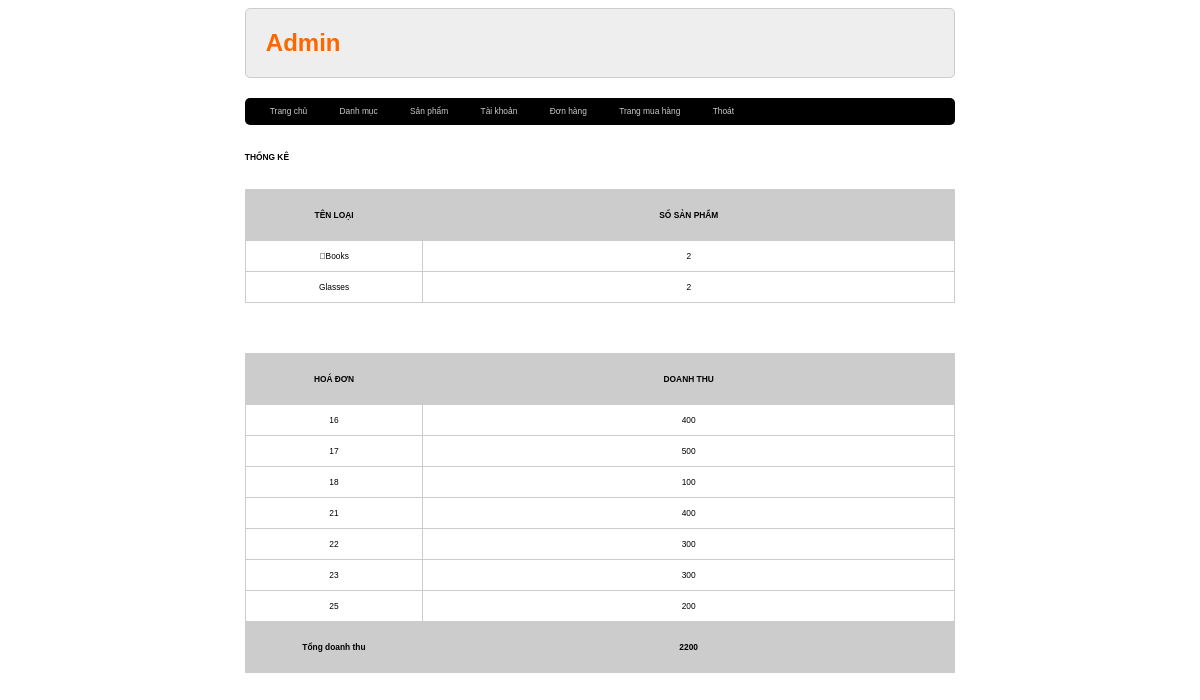
/admin/index.php (signed in), run on the app's committed database.
### tables this page shows
CREATE TABLE `categories` (
  `id` int(11) NOT NULL,
  `name` varchar(50) NOT NULL,
  `description` text DEFAULT NULL,
  `position` int(3) NOT NULL,
  `parent_id` int(11) NOT NULL,
  `creation_date` timestamp NOT NULL DEFAULT current_timestamp() ON UPDATE current_timestamp(),
  `updation_date` timestamp NOT NULL DEFAULT current_timestamp()
);

CREATE TABLE `orders` (
  `id` int(11) NOT NULL,
  `is_paid` tinyint(1) NOT NULL DEFAULT 0,
  `payment_method` varchar(255) DEFAULT NULL,
  `user_id` int(11) NOT NULL,
  `creation_date` timestamp NULL DEFAULT NULL,
  `updation_date` timestamp NULL DEFAULT current_timestamp()
);

### model/statistic.php (called while the page is built)
<?php
function getProductsStas() {
    $conn=connectdb();
    $sql = "SELECT c.id, c.name, count(p.id) as total
            FROM categories as c
            INNER JOIN products as p ON p.category_id = c.id
            GROUP BY c.id";
    $stmt = $conn->prepare($sql);
    $stmt->execute();
    $stmt->setFetchMode(PDO::FETCH_ASSOC);
    $kq=$stmt->fetchAll();
    return $kq;
}
function getRevenueStas() {
    $conn=connectdb();
    $sql = "SELECT o.id, SUM(od.amount) AS total
            FROM `orders` o
            INNER JOIN `orders_detail` od ON od.order_id = o.id
            GROUP BY o.id;";
    $stmt = $conn->prepare($sql);
    $stmt->execute();
    $stmt->setFetchMode(PDO::FETCH_ASSOC);
    $kq=$stmt->fetchAll();
    return $kq;
}
?>

### admin/view/home.php (the view, shortened to what this page needs)
<div class="row">
<div class="main">
    <h2>THỐNG KÊ</h2>
</div>
<div class="row frmcontent">
                <div class="row mb10 frmdsloai">
                    <table>
                        <tr>
                            <th>TÊN LOẠI</th>
                            <th>SỐ SẢN PHẨM</th>
                        </tr>
                        <?php
                            if(isset($productsStats)&&(count($productsStats)>0)){
                                foreach ($productsStats as $item) {
                        ?>
                                    <tr>
                                        <td><?=$item['name']?></td>
                                        <td><?=$item['total']?></td>
                                    </tr>
                        <?php
                                }
                            }
                        ?>
                    </table>
                </div>
            </div>
            <div class="row frmcontent">
                <div class="row mb10 frmdsloai">
                    <table>
                        <tr>
                            <th>HOÁ ĐƠN</th>
                            <th>DOANH THU</th>
                        </tr>
                        <?php
                            $total = 0;
                            if(isset($revenueStats)&&(count($revenueStats)>0)){
                                foreach ($revenueStats as $item) {
                                    $total += $item['total'];
                        ?>
                                    <tr>
                                        <td><?=$item['id']?></td>
                                        <td><?=$item['total']?></td>
                                    </tr>
                        <?php
                                }
                            }
                        ?>
                        <tr>
                            <th>Tổng doanh thu</th>
                            <th>
                            <?=$total?>
                            </th>
                        </tr>
                    </table>
                </div>
            </div>
</div>

### view/css/style.css (style rules this page uses)
* { box-sizing: border-box; font-family: sans-serif; font-size: 0.7vw; }
.row { float: left; width: 100%; }
.mb10 { margin-bottom: 10px; }
table { width: 100%; border-collapse: collapse; }
th { background-color: #999; padding: 10px; }
th, td { border: 1px #CCC solid; text-align: center; }
.frmcontent { padding: 20px 0px; }
.frmdsloai table { width: 100%; border-collapse: collapse; }
.frmdsloai table th:nth-child(1) { width: 10%; padding: 20px; background-color: #CCC; }
.frmdsloai table th:nth-child(2) { width: 30%; background-color: #CCC; }
.frmdsloai table td { padding: 10px 20px; border: 1px #CCC solid; }

### data on the page
categories: name "Books", total "2"
categories: name "Glasses", total "2"
orders: id "16", total "400"
orders: id "17", total "500"
orders: id "18", total "100"
orders: id "21", total "400"
orders: id "22", total "300"
orders: id "23", total "300"
orders: id "25", total "200"

### other printed values
$total "2200"
